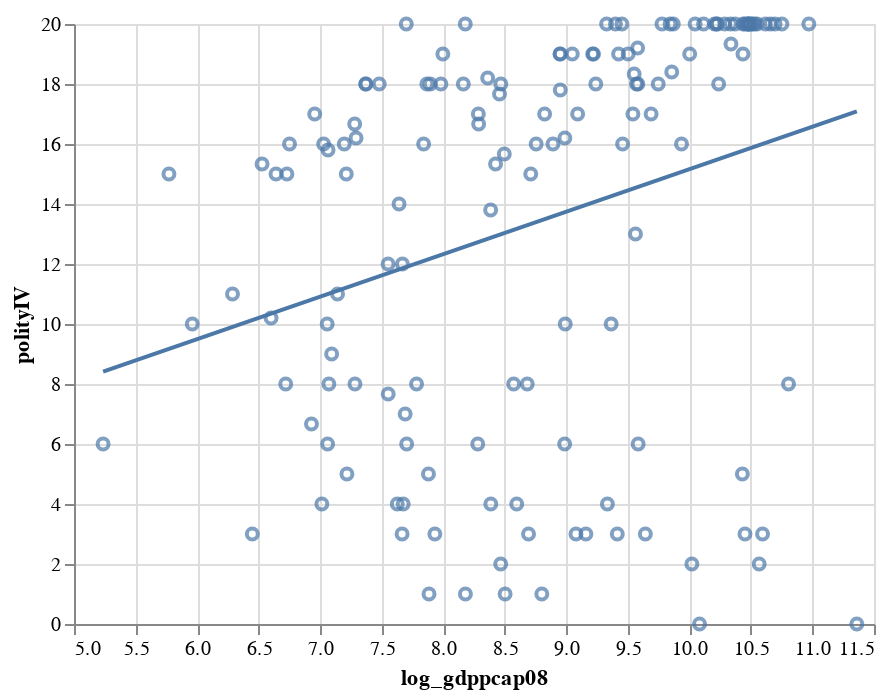

Here is the notebook cell this chart was saved with:
### Code cell
fit = base1.transform_regression('log_gdppcap08', 'polityIV').mark_line()
base1 + fit

### Figure 1 — Vega-Lite specification as saved in the notebook (floating-point values rounded to 4 significant figures; data arrays with more than 128 entries replaced by an {"elided": "..."} marker saying what was removed)
{"config": {"view": {"continuousWidth": 400, "continuousHeight": 300}}, "layer": [{"mark": "point", "encoding": {"x": {"field": "log_gdppcap08", "scale": {"zero": false}, "type": "quantitative"}, "y": {"field": "polityIV", "type": "quantitative"}}}, {"mark": "line", "encoding": {"x": {"field": "log_gdppcap08", "scale": {"zero": false}, "type": "quantitative"}, "y": {"field": "polityIV", "type": "quantitative"}}, "transform": [{"on": "log_gdppcap08", "regression": "polityIV"}]}], "data": {"name": "data-a57a5790f2e448c8a0654389a6b3a5a7"}, "$schema": "https://vega.github.io/schema/vega-lite/v4.17.0.json", "datasets": {"data-a57a5790f2e448c8a0654389a6b3a5a7": {"elided": "145 records"}}}
